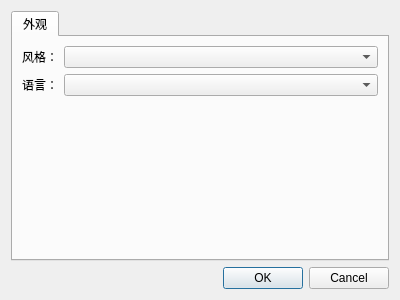
<?xml version="1.0" encoding="UTF-8"?>
<ui version="4.0">
 <class>OptionsDialog</class>
 <widget class="QDialog" name="OptionsDialog">
  <property name="geometry">
   <rect>
    <x>0</x>
    <y>0</y>
    <width>400</width>
    <height>300</height>
   </rect>
  </property>
  <property name="windowTitle">
   <string>设置</string>
  </property>
  <layout class="QVBoxLayout" name="verticalLayout">
   <item>
    <widget class="QTabWidget" name="tabWidget">
     <property name="tabShape">
      <enum>QTabWidget::Rounded</enum>
     </property>
     <property name="currentIndex">
      <number>0</number>
     </property>
     <widget class="QWidget" name="tbAppearance">
      <attribute name="title">
       <string>外观</string>
      </attribute>
      <layout class="QFormLayout" name="formLayout">
       <item row="0" column="0">
        <widget class="QLabel" name="label">
         <property name="text">
          <string>风格：</string>
         </property>
         <property name="alignment">
          <set>Qt::AlignRight|Qt::AlignTrailing|Qt::AlignVCenter</set>
         </property>
         <property name="buddy">
          <cstring>cmbStyle</cstring>
         </property>
        </widget>
       </item>
       <item row="1" column="0">
        <widget class="QLabel" name="lblLang">
         <property name="text">
          <string>语言：</string>
         </property>
         <property name="alignment">
          <set>Qt::AlignRight|Qt::AlignTrailing|Qt::AlignVCenter</set>
         </property>
         <property name="buddy">
          <cstring>cmbLanguage</cstring>
         </property>
        </widget>
       </item>
       <item row="0" column="1">
        <widget class="QComboBox" name="cmbStyle"/>
       </item>
       <item row="1" column="1">
        <widget class="QComboBox" name="cmbLanguage"/>
       </item>
      </layout>
     </widget>
    </widget>
   </item>
   <item>
    <widget class="QDialogButtonBox" name="buttonBox">
     <property name="orientation">
      <enum>Qt::Horizontal</enum>
     </property>
     <property name="standardButtons">
      <set>QDialogButtonBox::Cancel|QDialogButtonBox::Ok</set>
     </property>
    </widget>
   </item>
  </layout>
 </widget>
 <resources/>
 <connections>
  <connection>
   <sender>buttonBox</sender>
   <signal>accepted()</signal>
   <receiver>OptionsDialog</receiver>
   <slot>accept()</slot>
   <hints>
    <hint type="sourcelabel">
     <x>248</x>
     <y>254</y>
    </hint>
    <hint type="destinationlabel">
     <x>157</x>
     <y>274</y>
    </hint>
   </hints>
  </connection>
  <connection>
   <sender>buttonBox</sender>
   <signal>rejected()</signal>
   <receiver>OptionsDialog</receiver>
   <slot>reject()</slot>
   <hints>
    <hint type="sourcelabel">
     <x>316</x>
     <y>260</y>
    </hint>
    <hint type="destinationlabel">
     <x>286</x>
     <y>274</y>
    </hint>
   </hints>
  </connection>
 </connections>
</ui>
